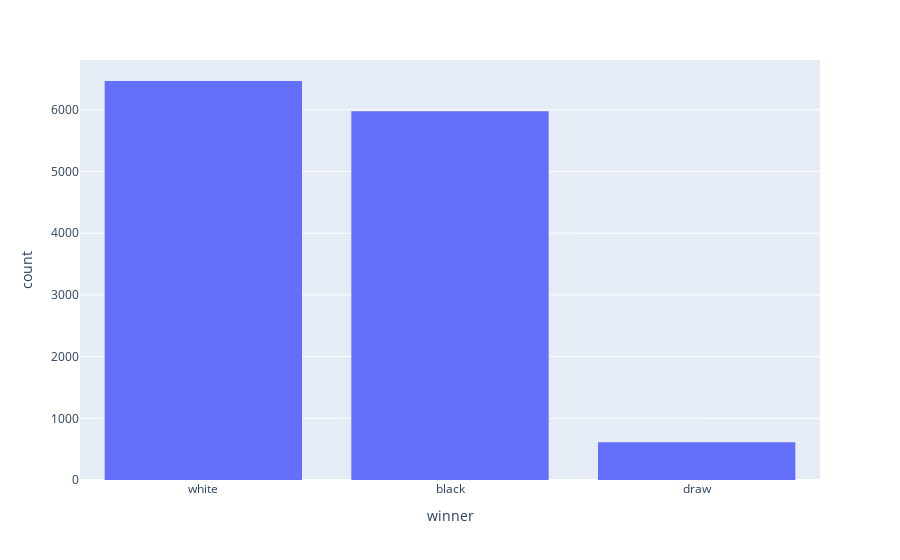

Notebook code for this chart:
### Code cell
st.header('View winner color frequency by opening and skill level')

# generate a list of the 20 most popular openings
top_openings = games_df['opening'].value_counts()[:20]
openings = list(top_openings.index.unique())

# create an enhanced list with a 'Select all' option
openings_2 = openings[:]
openings_2.append('Select all')

# allow the user to select an opening, defaults on 'Select all'
opening = st.selectbox("Select an opening", openings_2, openings_2.index('Select all'))

# if the user choose 'Select all', we need to pass the whole list to our filter
if opening == 'Select all':
    opening = openings

# get a list of the skill levels available to choose from
skill_levels = list(games_df['skill_level'].unique())

# create an enhanced list with a 'Select all' option
skill_levels_2 = skill_levels[:]
skill_levels_2.append('Select all')

# allow the user to select a skill level, defaults on 'Select all'
skill_level = st.selectbox("Select a skill level", skill_levels_2, skill_levels_2.index('Select all'))

# if the user chooses 'Select all', we need to pass the whole list to our filter
if skill_level == 'Select all':
    skill_level = skill_levels

# filter our data per users choices
q_string = 'opening in @opening and skill_level in @skill_level'
filter_df = games_df.query(q_string)

# generate the histogram of winner color, in a consistent order with plotly express
fig = px.histogram(filter_df, x='winner', category_orders={'winner':['white','black','draw']})

# display the figure with streamlit
st.write(fig)
fig

### Figure 1 — Plotly figure (JSON) as saved in the notebook; plotly's stock layout.template omitted (floating-point values rounded to 4 significant figures; data arrays with more than 128 entries replaced by an {"elided": "..."} marker saying what was removed)
{"data": [{"alignmentgroup": "True", "bingroup": "x", "hovertemplate": "winner=%{x}<br>count=%{y}<extra></extra>", "legendgroup": "", "marker": {"color": "#636efa", "pattern": {"shape": ""}}, "name": "", "offsetgroup": "", "orientation": "v", "showlegend": false, "type": "histogram", "x": {"elided": "13054 str values"}, "xaxis": "x", "yaxis": "y"}], "layout": {"barmode": "relative", "legend": {"tracegroupgap": 0}, "margin": {"t": 60}, "xaxis": {"anchor": "y", "categoryarray": ["white", "black", "draw"], "categoryorder": "array", "domain": [0, 1], "title": {"text": "winner"}}, "yaxis": {"anchor": "x", "domain": [0, 1], "title": {"text": "count"}}}}
